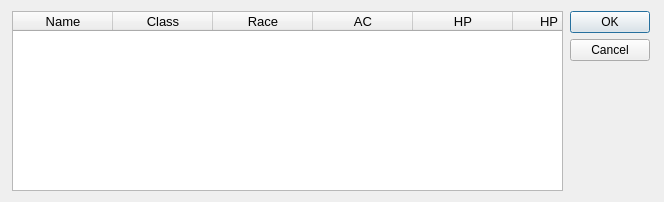
<?xml version="1.0" encoding="UTF-8"?>
<ui version="4.0">
 <class>party_select_Dialog</class>
 <widget class="QDialog" name="party_select_Dialog">
  <property name="geometry">
   <rect>
    <x>0</x>
    <y>0</y>
    <width>664</width>
    <height>202</height>
   </rect>
  </property>
  <property name="windowTitle">
   <string>Dialog</string>
  </property>
  <layout class="QGridLayout" name="gridLayout">
   <item row="0" column="0">
    <widget class="QTableWidget" name="party_tableWidget">
     <property name="sizePolicy">
      <sizepolicy hsizetype="MinimumExpanding" vsizetype="Expanding">
       <horstretch>0</horstretch>
       <verstretch>0</verstretch>
      </sizepolicy>
     </property>
     <property name="maximumSize">
      <size>
       <width>551</width>
       <height>16777215</height>
      </size>
     </property>
     <property name="font">
      <font>
       <pointsize>10</pointsize>
      </font>
     </property>
     <property name="layoutDirection">
      <enum>Qt::LeftToRight</enum>
     </property>
     <property name="verticalScrollBarPolicy">
      <enum>Qt::ScrollBarAsNeeded</enum>
     </property>
     <property name="horizontalScrollBarPolicy">
      <enum>Qt::ScrollBarAlwaysOff</enum>
     </property>
     <property name="sizeAdjustPolicy">
      <enum>QAbstractScrollArea::AdjustToContents</enum>
     </property>
     <property name="editTriggers">
      <set>QAbstractItemView::NoEditTriggers</set>
     </property>
     <property name="selectionMode">
      <enum>QAbstractItemView::SingleSelection</enum>
     </property>
     <property name="selectionBehavior">
      <enum>QAbstractItemView::SelectRows</enum>
     </property>
     <property name="gridStyle">
      <enum>Qt::DashLine</enum>
     </property>
     <property name="columnCount">
      <number>7</number>
     </property>
     <column>
      <property name="text">
       <string>Name</string>
      </property>
     </column>
     <column>
      <property name="text">
       <string>Class</string>
      </property>
     </column>
     <column>
      <property name="text">
       <string>Race</string>
      </property>
     </column>
     <column>
      <property name="text">
       <string>AC</string>
      </property>
     </column>
     <column>
      <property name="text">
       <string>HP</string>
      </property>
     </column>
     <column>
      <property name="text">
       <string>HP Max</string>
      </property>
     </column>
     <column>
      <property name="text">
       <string>Status</string>
      </property>
     </column>
    </widget>
   </item>
   <item row="0" column="1">
    <widget class="QDialogButtonBox" name="buttonBox">
     <property name="orientation">
      <enum>Qt::Vertical</enum>
     </property>
     <property name="standardButtons">
      <set>QDialogButtonBox::Cancel|QDialogButtonBox::Ok</set>
     </property>
    </widget>
   </item>
  </layout>
 </widget>
 <resources/>
 <connections>
  <connection>
   <sender>buttonBox</sender>
   <signal>accepted()</signal>
   <receiver>party_select_Dialog</receiver>
   <slot>accept()</slot>
   <hints>
    <hint type="sourcelabel">
     <x>248</x>
     <y>254</y>
    </hint>
    <hint type="destinationlabel">
     <x>157</x>
     <y>274</y>
    </hint>
   </hints>
  </connection>
  <connection>
   <sender>buttonBox</sender>
   <signal>rejected()</signal>
   <receiver>party_select_Dialog</receiver>
   <slot>reject()</slot>
   <hints>
    <hint type="sourcelabel">
     <x>316</x>
     <y>260</y>
    </hint>
    <hint type="destinationlabel">
     <x>286</x>
     <y>274</y>
    </hint>
   </hints>
  </connection>
 </connections>
</ui>
